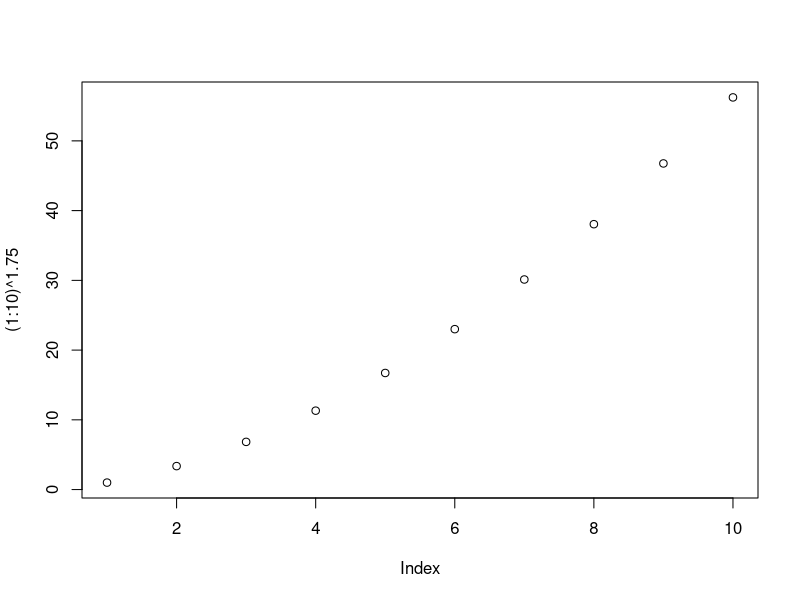
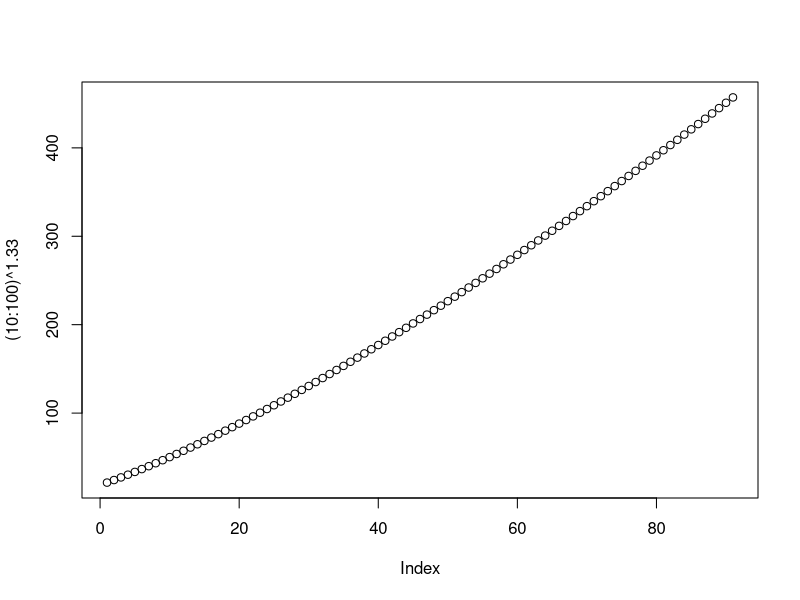

Source code (R) for these figures, in order:
# Creating a file
# To synch with GitHub repository

# Second Change
plot((1:10)^1.75)

# adding text to test the revert
plot((10:100)^1.33)

# So it looks like "revert" only goes back ONE save
# We don't have the Git panel
# And we are struggling to pull back an earlier version.

